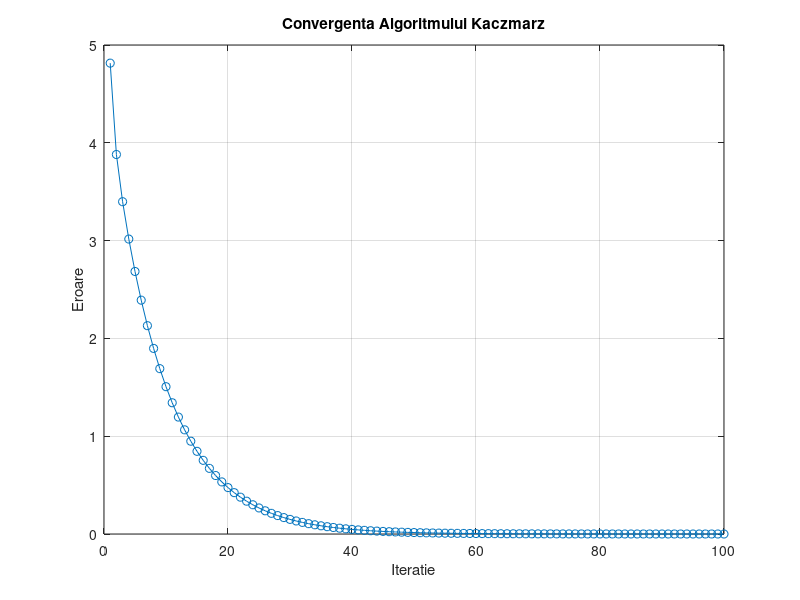

Write the MATLAB code that produced this figure.
% Definirea matricei A si a vectorului b
A = [3 2 1; 1 -1 2; 2 1 3];
b = [10; 5; 15];

% Initializarea vectorului x cu zerouri
x_k = zeros(size(b));

% Numarul maxim de iteratii si toleranta
max_iter = 100;
tolerance = 1e-6;
n = size(A, 1);

% Vector pentru stocarea erorii la fiecare iteratie
error_values = zeros(max_iter, 1);

% Algoritmul Kaczmarz
for k = 1:max_iter
    for i = 1:n
        a_i = A(i, :);
        x_k = x_k + ((b(i) - a_i * x_k) / (norm(a_i)^2)) * a_i';
    end
    % Calculul erorii
    error_values(k) = norm(A * x_k - b);
    
    % Verificarea convergentei
    if error_values(k) < tolerance
        error_values = error_values(1:k); % Pastram doar valorile relevante
        break;
    end
end

% Afisarea solutiei aproximative
disp('Solutia aproximativa folosind Algoritmul Kaczmarz:');
disp(x_k);

% Comparatia cu solutia exacta
x_exact = A \ b;
disp('Solutia exacta folosind operatorul \:');
disp(x_exact);

% Reprezentarea grafica a erorii
figure;
plot(error_values, '-o');
xlabel('Iteratie');
ylabel('Eroare');
title('Convergenta Algoritmului Kaczmarz');
grid on;
